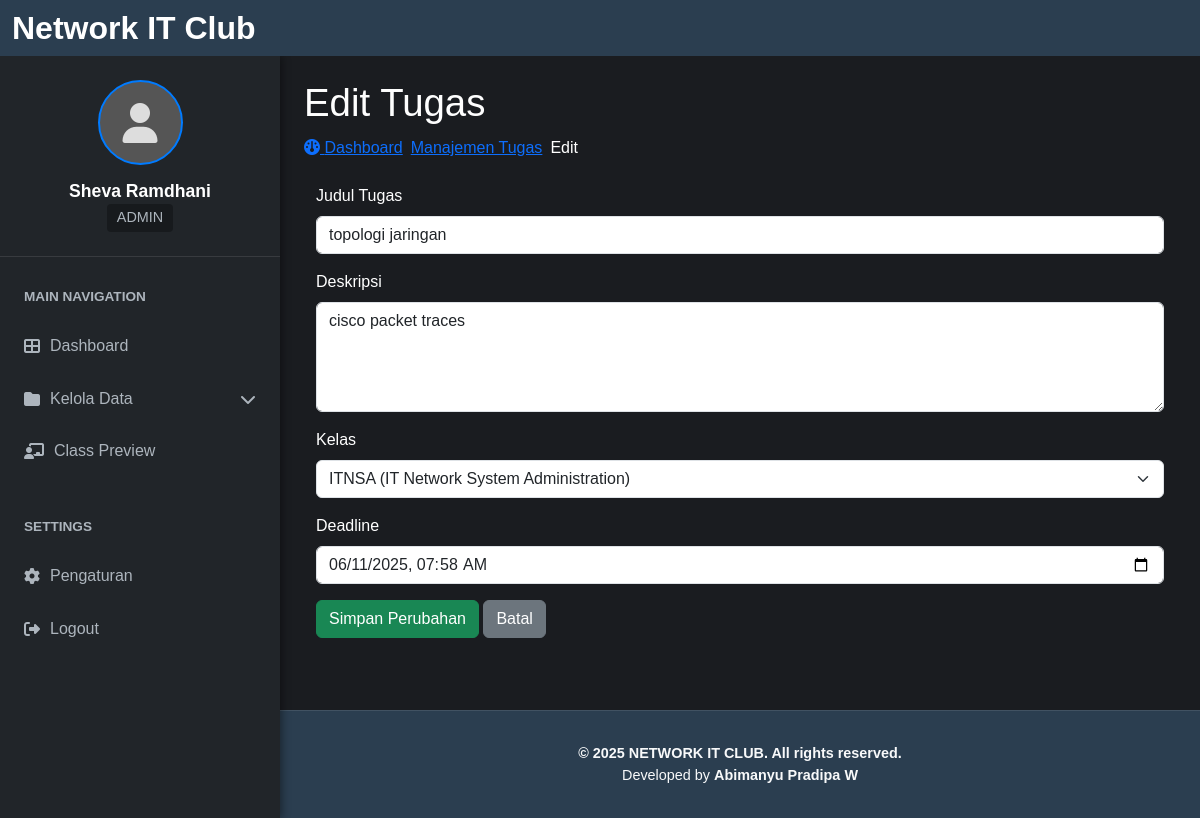
Screenshot of /dashboard/tugas/edit.php?id=1 (signed in) with the database file from the repository.
### tables this page shows
CREATE TABLE `assignments` (
  `id` int(11) NOT NULL,
  `title` varchar(255) NOT NULL,
  `description` text DEFAULT NULL,
  `kelas_id` int(11) DEFAULT NULL,
  `deadline` datetime DEFAULT NULL,
  `created_by` int(11) DEFAULT NULL,
  `created_at` timestamp NOT NULL DEFAULT current_timestamp()
);

CREATE TABLE `classes` (
  `id` int(11) NOT NULL,
  `name` varchar(100) NOT NULL,
  `description` text DEFAULT NULL,
  `image_url` varchar(255) DEFAULT NULL,
  `created_by` int(11) DEFAULT NULL,
  `created_at` timestamp NOT NULL DEFAULT current_timestamp()
);

### dashboard/tugas/edit.php (the view, shortened to what this page needs)
<?php
require_once '../../includes/inc_koneksi.php';
require_once '../dashboard_header.php';
$page_title = "Edit Tugas";
$id = (int) $_GET['id'];
$data = mysqli_fetch_assoc(mysqli_query($koneksi, "SELECT * FROM assignments WHERE id = $id"));
$kelas_result = mysqli_query($koneksi, "SELECT id, name FROM classes ORDER BY name");
?>
<div class="content-wrapper mb-5" style="min-width: 100%;">
    <section class="content-header">
        <h1><?= $page_title ?></h1>
        <ol class="breadcrumb gap-2">
            <li><a href="../../index.php"><i class="fa fa-dashboard"></i> Dashboard</a></li>
            <li><a href="index.php">Manajemen Tugas</a></li>
            <li class="active">Edit</li>
        </ol>
    </section>
    <div class="container mt-4">
        <form method="POST">
            <div class="mb-3">
                <label for="title" class="form-label">Judul Tugas</label>
                <input type="text" class="form-control" name="title" id="title" value="<?= htmlspecialchars($data['title']) ?>" required>
            </div>
            <div class="mb-3">
                <label for="description" class="form-label">Deskripsi</label>
                <textarea name="description" id="description" class="form-control" rows="4"><?= htmlspecialchars($data['description']) ?></textarea>
            </div>
            <div class="mb-3">
                <label for="kelas_id" class="form-label">Kelas</label>
                <select name="kelas_id" id="kelas_id" class="form-select">
                    <?php while ($kelas = mysqli_fetch_assoc($kelas_result)): ?>
                        <option value="<?= $kelas['id'] ?>" <?= $kelas['id'] == $data['kelas_id'] ? 'selected' : '' ?>>
                            <?= htmlspecialchars($kelas['name']) ?>
                        </option>
                    <?php endwhile; ?>
                </select>
            </div>
            <div class="mb-3">
                <label for="deadline" class="form-label">Deadline</label>
                <input type="datetime-local" class="form-control" name="deadline" id="deadline" value="<?= date('Y-m-d\TH:i', strtotime($data['deadline'])) ?>" required>
            </div>
            <button type="submit" class="btn btn-success">Simpan Perubahan</button>
            <a href="index.php" class="btn btn-secondary">Batal</a>
        </form>
    </div>
</div>
<?php require_once '../dashboard_footer.php'; ?>

### css/dashboard.css (style rules this page uses)
:root { --sidebar-width: 280px; --navbar-height: 56px; --footer-height: 60px; --header-bg: #2b3e50; --sidebar-bg: #212529; --main-content-bg: #1a1c20; --text-color: #ffffff; --accent-color: #007bff; --muted-text: #adb5bd; --navbar-brand-desktop-size: 2rem; --navbar-brand-tablet-size: 1.5rem; --navbar-brand-mobile-size: 1.25rem; --profile-name-desktop-size: 1.1rem; --profile-name-tablet-size: 1rem; --profile-name-mobile-size: 0.9rem; --profile-role-desktop-size: 0.9rem; --profile-role-tablet-size: 0.8rem; --profile-role-mobile-size: 0.7rem; --sidebar-heading-desktop-size: 0.85rem; --sidebar-heading-tablet-size: 0.75rem; --sidebar-heading-mobile-size: 0.65rem; --list-item-desktop-size: 1rem; --list-item-tablet-size: 0.9rem; --list-item-mobile-size: 0.8rem; --card-icon-desktop-size: 5rem; --card-icon-mobile-size: 4.5rem; }
body { background-color: var(--main-content-bg); color: var(--text-color); font-family: "Segoe UI", Tahoma, Geneva, Verdana, sans-serif; margin: 0; min-height: 100vh; display: flex; flex-direction: column; }

### dashboard/css/class.css (style rules this page uses)
:root { --blue: #2a33bf; --white: #ffffff; --black: #000000; --bg: #121212; }
body { background-color: var(--bg); color: var(--white); font-family: Arial, sans-serif; text-decoration: none; }

### dashboard/css/material.css (style rules this page uses)
h1 { font-size: 2.4rem; margin-bottom: 10px; color: #fefefe; }

### rows the page displays
assignments: title "topologi jaringan", description "cisco packet traces", kelas_id "ITNSA (IT Network System Administration)", deadline "06/11/2025 07:58"

### other values shown
$logged_in_username "Sheva Ramdhani"
$logged_in_role "ADMIN"
$text "Dashboard"
$text "Kelola Data"
$text "Class Preview"
$page_title "Edit Tugas"
